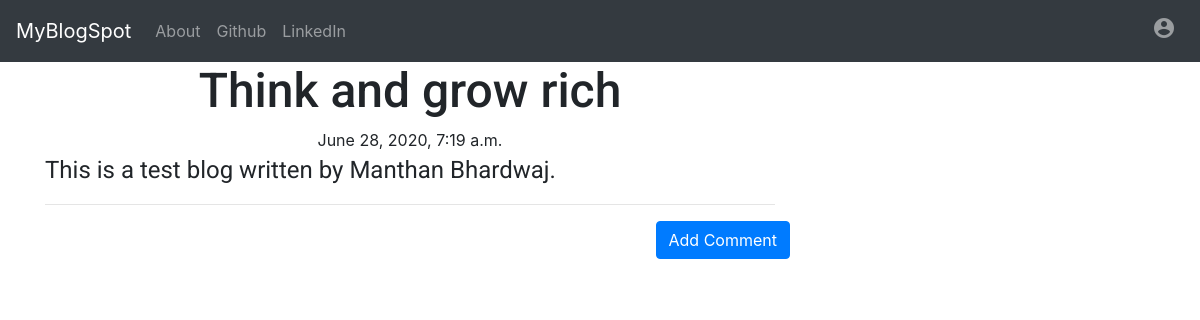
/post/1, run on the app's committed database.
### blog/models.py (models this page shows, shortened)
class Post(models.Model):
    author = models.ForeignKey('auth.User', on_delete=models.CASCADE)
    title = models.CharField(max_length=200)
    text = models.TextField()
    create_date = models.DateTimeField(default=timezone.now)
    published_date = models.DateTimeField(blank=True, null=True)

### blog/views.py (the view)
# urls.py: re_path(r'^post/(?P<pk>\d+)$', views.PostDetailView.as_view(), name='post_detail'),
class PostDetailView(DetailView):
    model = Post

### blog/templates/blog/post_detail.html (shortened to what this page needs)
{% extends 'blog/base.html' %}
{% block content %}
    <h1 class="posttitle loader">{{ post.title }}</h1>
    {% if post.published_date %}
        <div class="date postdate">
            {{ post.published_date }}
        </div>
    {% else %}
        <a href="{% url 'post_publish' post.pk %}" class="btn btn-primary">Publish</a>
    {% endif %}
    <p class="postcontent">{{ post.text|safe|linebreaksbr }}</p>
    <hr>
    <a href="{% url 'add_comment_to_post' post.pk %}" class="btn btn-primary btn-comment">Add Comment</a>
    <div class="cotainer">
        {% for comment in post.comments.all %}
            <br>
        {% empty %}
            <p>No Comments!</p>
        {% endfor %}
    </div>
{% endblock %}

### blog/static/CSS/blog.css (style rules this page uses)
.loader { filter: hue-rotate(0deg); color: linear-gradient(45deg, #0f8, #08f); animation: hue 10000ms infinite linear; }
.postdate { text-align: center; }
.posttitle { text-align: center; font-family: Roboto, sans-serif; font-size: 3em; }
.postcontent { font-family: Roboto, sans-serif; font-size: 1.5em; }
.btn-comment { position: absolute; right: 0px; }

### data on the page
Post: title "Think and grow rich", published_date "June 28, 2020, 7:19 a.m.", text "This is a test blog written by Manthan Bhardwaj."
